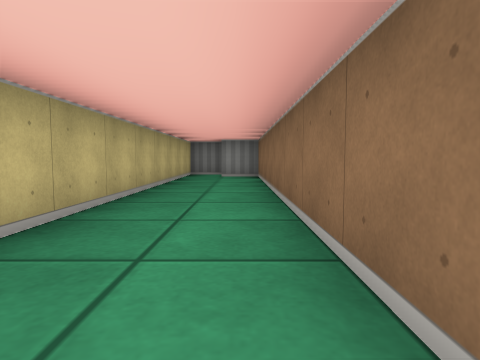
view 1 (above)

24 first-person views from a walk through a cub3D level. The camera is about half as high as the walls, tilts 4° down and sees 75° across. The floor is counted in squares. Each view is taken from the middle of a square. On the plan, view 1 faces up. The plan holds only what a view shows up to about 9 squares ahead; the rest is blank. The place goes on beyond the plan.

view 2
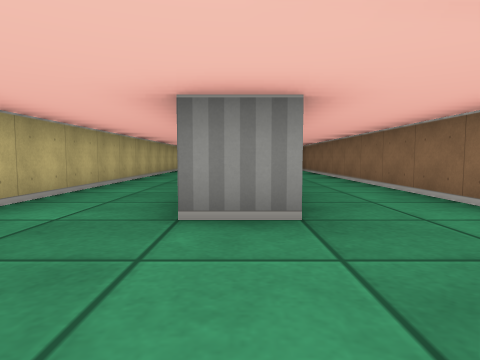

view 3
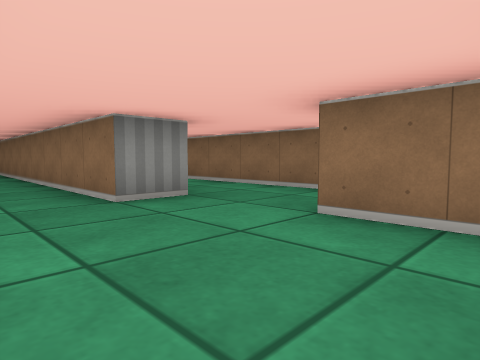

view 4
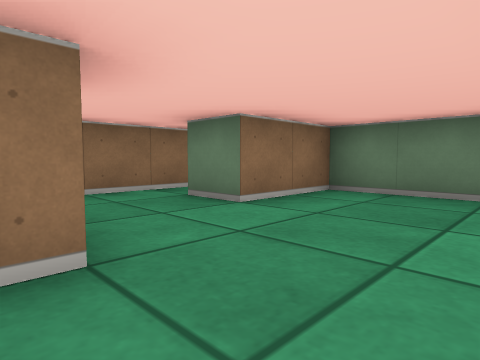

view 5
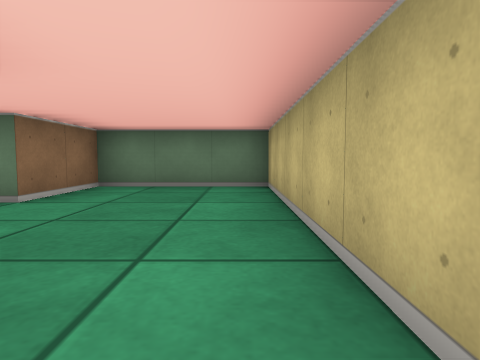

view 6
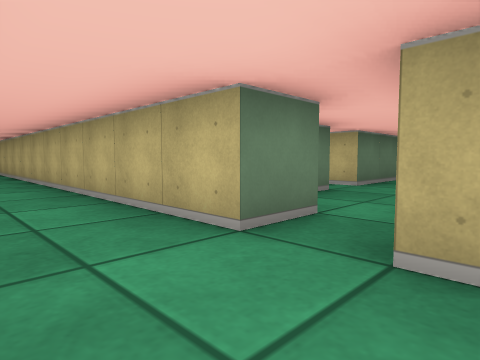

view 7
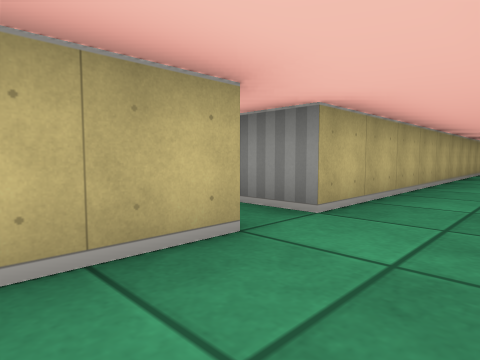

view 8
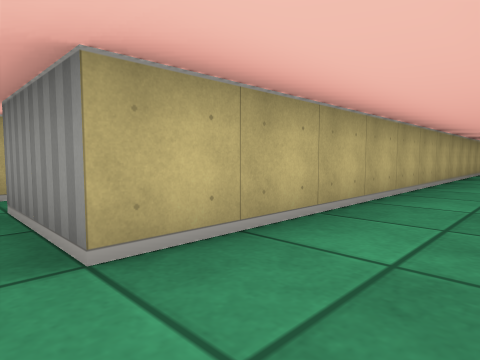

view 9
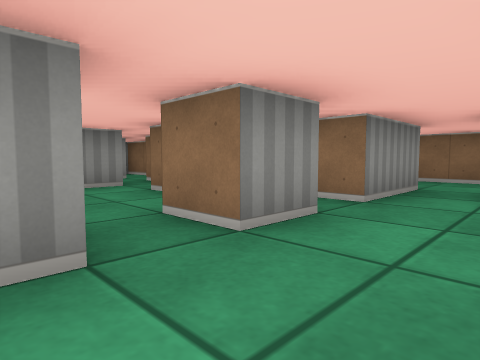

view 10
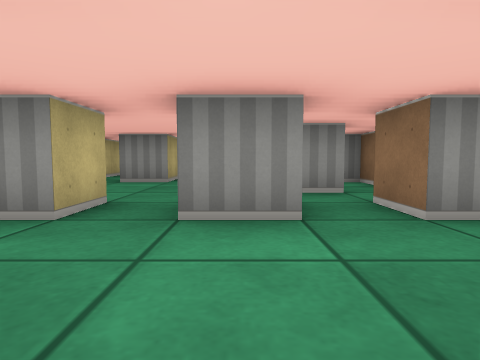

view 11
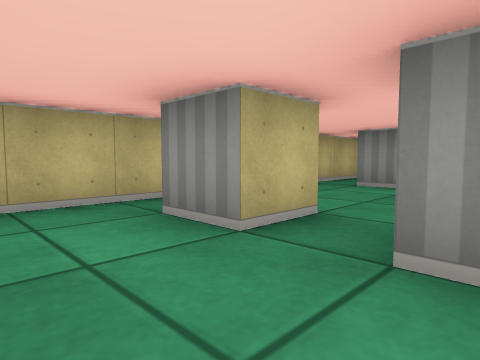

view 12
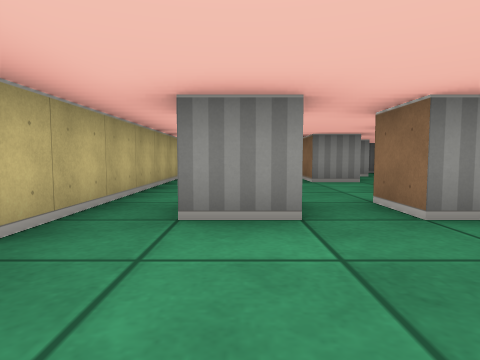

view 13
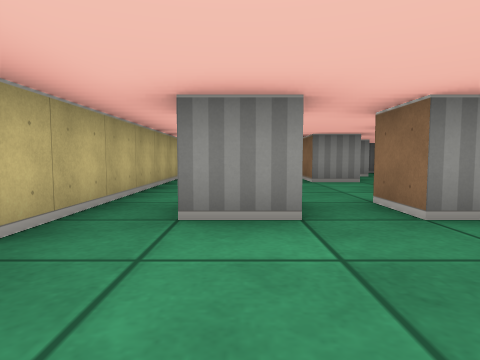

view 14
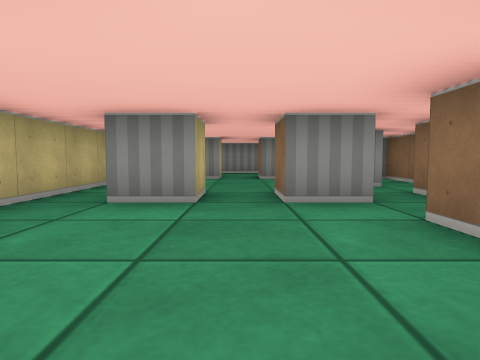

view 15
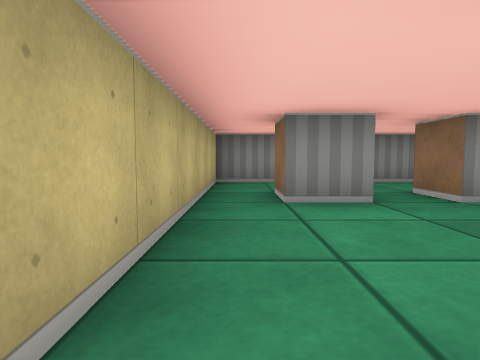

view 16
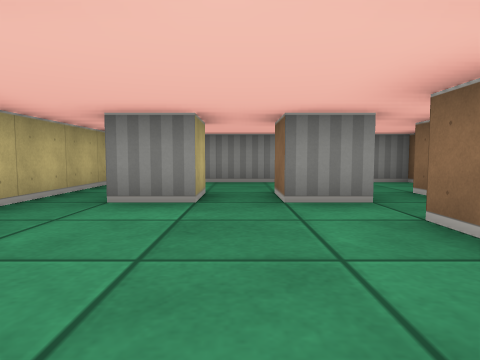

view 17
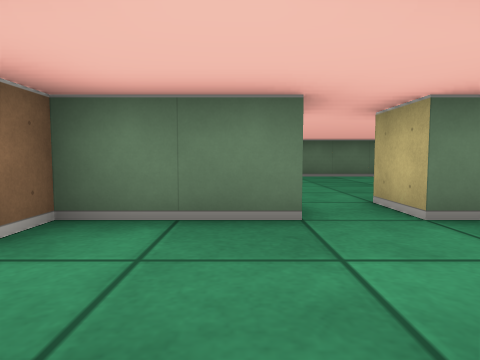

view 18
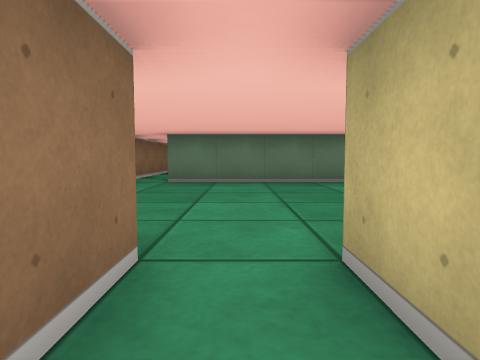

view 19
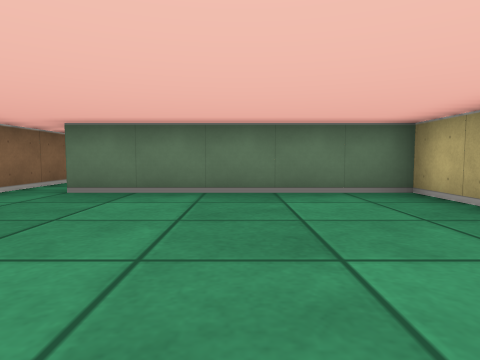

view 20
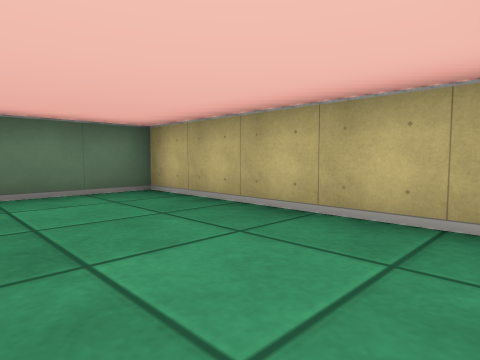

view 21
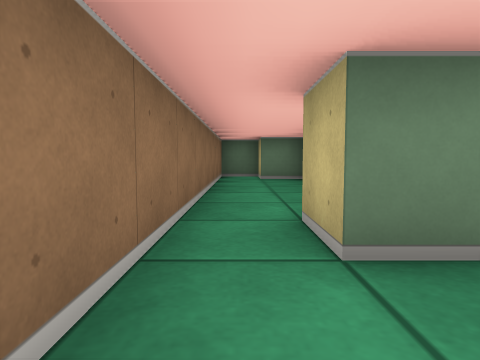

view 22
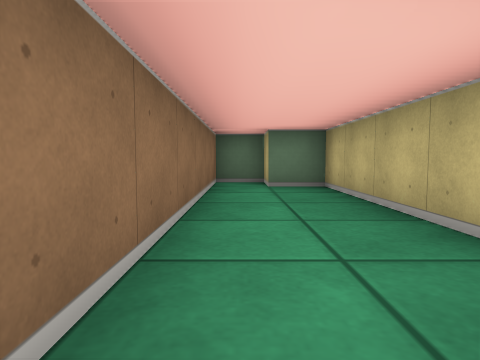

view 23
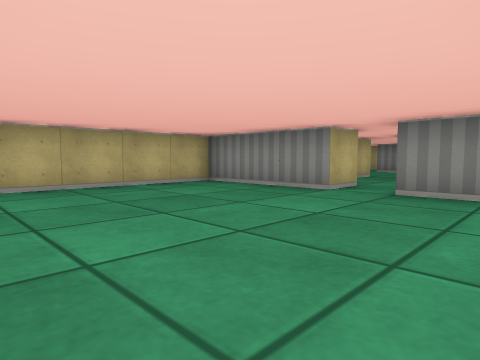

view 24
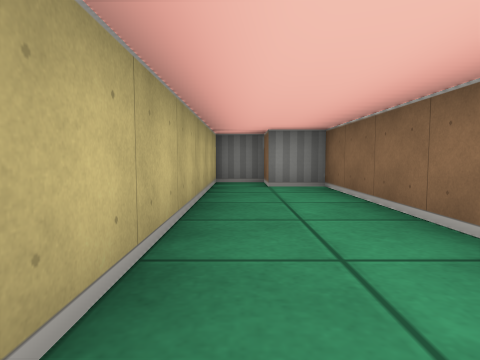

### Floor plan
Ten units are one square. View 1 is at (0, 0); x grows to the right and y downward. Boxes are objects, and circles mark ways between rooms. Rooms are numbered by the first view taken in them; rooms with no view inside come last. Other rooms are left out.
<svg viewBox="-120 -290 130 350">
<path fill="none" stroke="#000" d="M-25 -89 -25 -101M-56 -85 -45 -85 -45 55 -15 55 -15 35 -5 35M-14 15 -25 15 -25 -62M-45 -202 -45 -95 -55 -95M5 42 5 -85 -5 -85 -5 -95 -15 -95 -15 -19M-94 -175 -105 -175M-74 -175 -85 -175 -85 -185M-75 -199 -75 -205M-95 -145 -95 -135 -105 -135M-74 -215 -85 -215 -85 -225M-95 -225 -95 -215 -105 -215M-74 -135 -85 -135 -85 -145M-75 -239 -75 -245M-55 -128 -55 -135 -59 -135M-64 -115 -71 -115M-55 -242 -55 -255M-95 -106 -95 -95 -105 -95M-74 -255 -85 -255 -85 -265M-115 -101 -115 -84M-95 -265 -95 -255 -105 -255 -105 -265M-74 -95 -85 -95 -85 -105M-55 -95 -65 -95 -65 -105M-105 -75 -85 -75M-75 -75 -55 -75 -55 -81M-54 -285 -115 -285 -115 -129M-65 -65 -75 -65 -75 -75M-85 -75 -85 -65 -115 -65 -115 -15 -65 -15 -65 -5M-55 -4 -55 -24M-75 9 -75 45 -65 45 -65 55 -55 55 -55 -4"/>
<circle cx="-50" cy="-90" r="3" fill="#2a7"/>
<circle cx="-80" cy="-70" r="3" fill="#2a7"/>
<circle cx="-60" cy="0" r="3" fill="#2a7"/>
<text x="-30" y="-80">1</text>
<text x="-90" y="-180">2</text>
<text x="-80" y="-40">3</text>
<text x="-60" y="20">4</text>
</svg>
Room 1 opens to room 2. Room 2 opens to room 3. Room 3 opens to room 4.

Where each view was taken, in squares from view 1:
view 1: 0 up, 0 right, facing up
view 2: 4 down, 2 left, facing up
view 3: 5 down, 4 left, facing up-right
view 4: 1 down, 4 left, facing down-right
view 5: 0 up, 4 left, facing down
view 6: 10 up, 3 left, facing down-left
view 7: 7 up, 3 left, facing up-left
view 8: 9 up, 3 left, facing up-left
view 9: 8 up, 10 left, facing up-right
view 10: 7 up, 8 left, facing up
view 11: 8 up, 8 left, facing up-left
view 12: 11 up, 10 left, facing up
view 13: 15 up, 10 left, facing up
view 14: 18 up, 9 left, facing up
view 15: 22 up, 11 left, facing up
view 16: 22 up, 9 left, facing up
view 17: 10 up, 7 left, facing down
view 18: 8 up, 8 left, facing down
view 19: 6 up, 9 left, facing down
view 20: 6 up, 9 left, facing down-left
view 21: 3 up, 6 left, facing down
view 22: 1 up, 6 left, facing down
view 23: 2 up, 6 left, facing up-left
view 24: 3 up, 1 left, facing up
